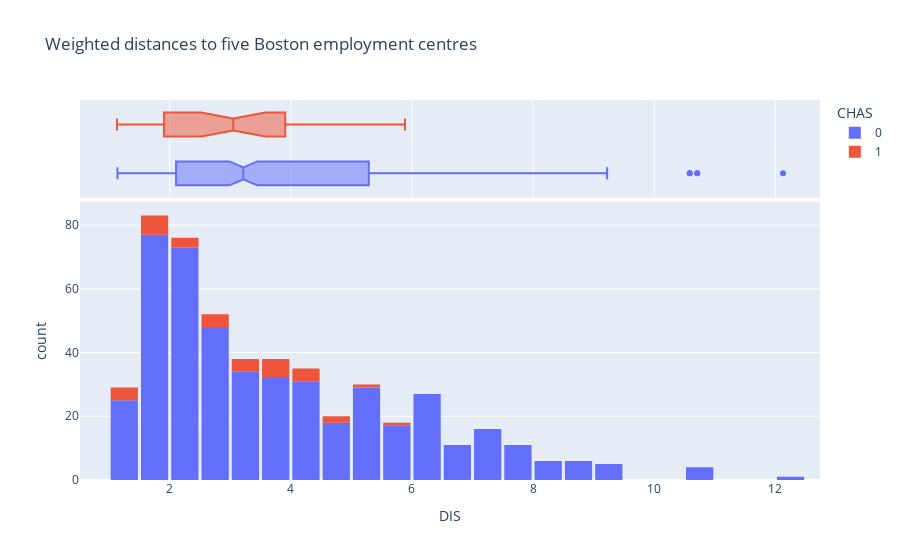

The code cell stored with this chart in its notebook:
### Markdown cell above
## DIS: Weighted distances to five Boston employment centres

### Code cell
fig = px.histogram(house_df, x='DIS', marginal='box', color='CHAS', 
             title="Weighted distances to five Boston employment centres")
fig.update_layout(bargap=0.1)
fig.show()

### Figure 1 — Plotly figure (JSON) as saved in the notebook; plotly's stock layout.template omitted (floating-point values rounded to 4 significant figures; data arrays with more than 128 entries replaced by an {"elided": "..."} marker saying what was removed)
{"data": [{"alignmentgroup": "True", "bingroup": "x", "hovertemplate": "CHAS=0<br>DIS=%{x}<br>count=%{y}<extra></extra>", "legendgroup": "0", "marker": {"color": "#636efa", "pattern": {"shape": ""}}, "name": "0", "offsetgroup": "0", "orientation": "v", "showlegend": true, "type": "histogram", "x": {"elided": "471 float values"}, "xaxis": "x", "yaxis": "y"}, {"alignmentgroup": "True", "hovertemplate": "CHAS=0<br>DIS=%{x}<extra></extra>", "legendgroup": "0", "marker": {"color": "#636efa"}, "name": "0", "notched": true, "offsetgroup": "0", "showlegend": false, "type": "box", "x": {"elided": "471 float values"}, "xaxis": "x2", "yaxis": "y2"}, {"alignmentgroup": "True", "bingroup": "x", "hovertemplate": "CHAS=1<br>DIS=%{x}<br>count=%{y}<extra></extra>", "legendgroup": "1", "marker": {"color": "#EF553B", "pattern": {"shape": ""}}, "name": "1", "offsetgroup": "1", "orientation": "v", "showlegend": true, "type": "histogram", "x": [1.322, 1.61, 1.749, 1.746, 1.798, 2.041, 2.162, 4.239, 3.875, 3.877, 3.665, 3.653, 3.112, 2.889, 3.363, 2.862, 3.048, 3.272, 3.652, 4.148, 3.917, 4.367, 4.078, 4.787, 4.863, 5.212, 5.885, 2.122, 2.505, 2.723, 1.905, 1.905, 1.357, 1.202, 1.13], "xaxis": "x", "yaxis": "y"}, {"alignmentgroup": "True", "hovertemplate": "CHAS=1<br>DIS=%{x}<extra></extra>", "legendgroup": "1", "marker": {"color": "#EF553B"}, "name": "1", "notched": true, "offsetgroup": "1", "showlegend": false, "type": "box", "x": [1.322, 1.61, 1.749, 1.746, 1.798, 2.041, 2.162, 4.239, 3.875, 3.877, 3.665, 3.653, 3.112, 2.889, 3.363, 2.862, 3.048, 3.272, 3.652, 4.148, 3.917, 4.367, 4.078, 4.787, 4.863, 5.212, 5.885, 2.122, 2.505, 2.723, 1.905, 1.905, 1.357, 1.202, 1.13], "xaxis": "x2", "yaxis": "y2"}], "layout": {"bargap": 0.1, "barmode": "relative", "legend": {"title": {"text": "CHAS"}, "tracegroupgap": 0}, "title": {"text": "Weighted distances to five Boston employment centres"}, "xaxis": {"anchor": "y", "domain": [0, 1], "title": {"text": "DIS"}}, "xaxis2": {"anchor": "y2", "domain": [0, 1], "matches": "x", "showgrid": true, "showticklabels": false}, "yaxis": {"anchor": "x", "domain": [0, 0.7326], "title": {"text": "count"}}, "yaxis2": {"anchor": "x2", "domain": [0.7426, 1], "matches": "y2", "showgrid": false, "showline": false, "showticklabels": false, "ticks": ""}}}
